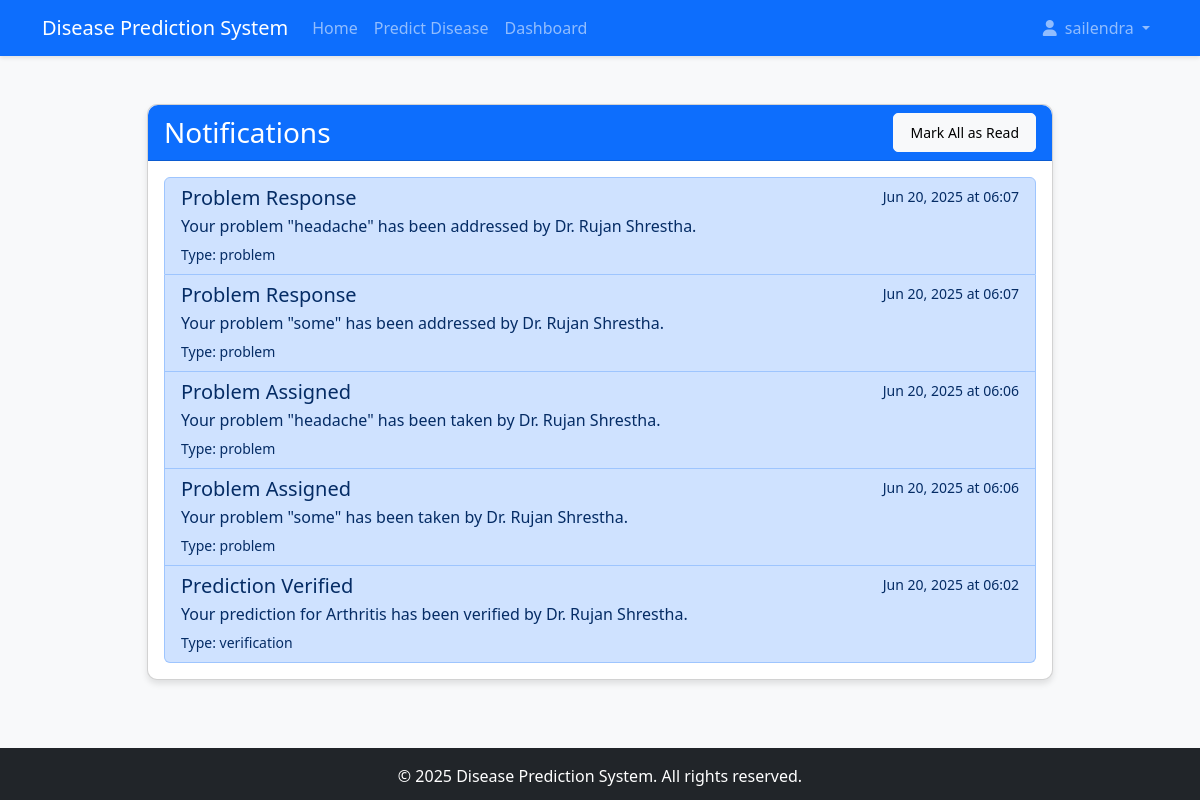
/dashboard/notifications/ (signed in), run on the app's committed database.
### accounts/models.py (models this page shows, shortened)
class UserProfile(models.Model):
    USER_TYPES = (
        ('patient', 'Patient'),
        ('doctor', 'Doctor'),
        ('admin', 'Admin'),
    )
    user = models.OneToOneField(User, on_delete=models.CASCADE, related_name='profile')
    user_type = models.CharField(max_length=10, choices=USER_TYPES, default='patient')
    profile_picture = models.ImageField(upload_to='profile_pics', blank=True, null=True)
    phone_number = models.CharField(max_length=15, blank=True, null=True)
    address = models.TextField(blank=True, null=True)
    date_of_birth = models.DateField(blank=True, null=True)
    created_at = models.DateTimeField(auto_now_add=True)
    updated_at = models.DateTimeField(auto_now=True)

### dashboard/models.py (models this page shows, shortened)
class Notification(models.Model):
    NOTIFICATION_TYPES = (
        ('prediction', 'Prediction Result'),
        ('verification', 'Doctor Verification'),
        ('problem', 'Problem Response'),
        ('system', 'System Notification'),
    )
    user_profile = models.ForeignKey('accounts.UserProfile', on_delete=models.CASCADE, related_name='notifications')
    title = models.CharField(max_length=100)
    message = models.TextField()
    notification_type = models.CharField(max_length=20, choices=NOTIFICATION_TYPES)
    is_read = models.BooleanField(default=False)
    created_at = models.DateTimeField(auto_now_add=True)

### dashboard/views.py (the view)
# urls.py: path('notifications/', views.notifications, name='notifications'),
@login_required
def notifications(request):
    user_profile = UserProfile.objects.get(user=request.user)
    notifications = Notification.objects.filter(user_profile=user_profile).order_by('-created_at')
    if request.method == 'POST' and 'mark_all_read' in request.POST:
        notifications.update(is_read=True)
        messages.success(request, 'All notifications marked as read')
        return redirect('notifications')
    return render(request, 'dashboard/notifications.html', {'notifications': notifications})

### templates/dashboard/notifications.html (shortened to what this page needs)
{% extends 'base/base.html' %}
{% block content %}
<div class="container mt-5">
    <div class="row justify-content-center">
        <div class="col-md-10">
            <div class="card">
                <div class="card-header bg-primary text-white d-flex justify-content-between align-items-center">
                    <h3 class="mb-0">Notifications</h3>
                    {% if notifications %}
                    <form method="post">
                        <button type="submit" name="mark_all_read" class="btn btn-sm btn-light">Mark All as Read</button>
                    </form>
                    {% endif %}
                </div>
                <div class="card-body">
                    {% if notifications %}
                        <div class="list-group">
                            {% for notification in notifications %}
                                <div class="list-group-item {% if not notification.is_read %}list-group-item-primary{% endif %}">
                                    <div class="d-flex w-100 justify-content-between">
                                        <h5 class="mb-1">{{ notification.title }}</h5>
                                        <small>{{ notification.created_at|date:"M d, Y" }} at {{ notification.created_at|time:"H:i" }}</small>
                                    </div>
                                    <p class="mb-1">{{ notification.message }}</p>
                                    <small>Type: {{ notification.notification_type }}</small>
                                </div>
                            {% endfor %}
                        </div>
                    {% else %}
                        <div class="alert alert-info">You have no notifications.</div>
                    {% endif %}
                </div>
            </div>
        </div>
    </div>
</div>
{% endblock %}

### templates/base/base.html (shortened to what this page needs)
<!DOCTYPE html>
<html lang="en">
<head>
    <link href="https://cdn.jsdelivr.net/npm/bootstrap@5.3.0/dist/css/bootstrap.min.css" rel="stylesheet">
    <link rel="stylesheet" href="/static/css/style.css">
    <link rel="stylesheet" href="https://cdnjs.cloudflare.com/ajax/libs/font-awesome/6.0.0/css/all.min.css">
</head>
<body>
    <nav class="navbar navbar-expand-lg navbar-dark bg-primary">
        <div class="container">
            <a class="navbar-brand" href="{% url 'home' %}">Disease Prediction System</a>
            <div class="collapse navbar-collapse" id="navbarNav">
                <ul class="navbar-nav me-auto">
                    <li class="nav-item">
                        <a class="nav-link" href="{% url 'home' %}">Home</a>
                    </li>
                    <li class="nav-item">
                        <a class="nav-link" href="{% url 'prediction_home' %}">Predict Disease</a>
                    </li>
                    {% if user.is_authenticated %}
                        <li class="nav-item">
                            <a class="nav-link" href="{% url 'dashboard_home' %}">Dashboard</a>
                        </li>
                    {% endif %}
                </ul>
                <ul class="navbar-nav">
                    {% if user.is_authenticated %}
                        <li class="nav-item dropdown">
                            <a class="nav-link dropdown-toggle" href="#" id="navbarDropdown" role="button" data-bs-toggle="dropdown">
                                <i class="fas {% if user.profile.user_type == 'patient' %}fa-user{% elif user.profile.user_type == 'doctor' %}fa-user-md{% elif user.profile.user_type == 'admin' %}fa-user-shield{% endif %} me-1"></i>
                                {{ user.username }}
                            </a>
                        </li>
                    {% endif %}
                </ul>
            </div>
        </div>
    </nav>
    <div class="container mt-4">
        {% block content %}{% endblock %}
    </div>
    <footer class="bg-dark text-white text-center py-3 mt-5">
        <div class="container">
            <p class="mb-0">&copy; {% now "Y" %} Disease Prediction System. All rights reserved.</p>
        </div>
    </footer>
</body>
</html>

### static/css/style.css (style rules this page uses)
body { font-family: 'Segoe UI', Tahoma, Geneva, Verdana, sans-serif; background-color: #f8f9fa; color: #333; }
.navbar { box-shadow: 0 2px 4px rgba(0, 0, 0, 0.1); }
.card { border-radius: 10px; box-shadow: 0 4px 6px rgba(0, 0, 0, 0.1); margin-bottom: 20px; transition: transform 0.3s ease; }
.card-header { border-radius: 10px 10px 0 0 !important; font-weight: bold; }
.btn { border-radius: 5px; padding: 8px 16px; font-weight: 500; }

### data on the page
Notification: title "Problem Response", created_at "Jun 20, 2025", created_at "06:07", message "Your problem \"headache\" has been addressed by Dr. Rujan Shrestha.", notification_type "problem"
Notification: title "Problem Response", created_at "Jun 20, 2025", created_at "06:07", message "Your problem \"some\" has been addressed by Dr. Rujan Shrestha.", notification_type "problem"
Notification: title "Problem Assigned", created_at "Jun 20, 2025", created_at "06:06", message "Your problem \"headache\" has been taken by Dr. Rujan Shrestha.", notification_type "problem"
Notification: title "Problem Assigned", created_at "Jun 20, 2025", created_at "06:06", message "Your problem \"some\" has been taken by Dr. Rujan Shrestha.", notification_type "problem"
Notification: title "Prediction Verified", created_at "Jun 20, 2025", created_at "06:02", message "Your prediction for Arthritis has been verified by Dr. Rujan Shrestha.", notification_type "verification"

### other printed values
{{ user.username }} "sailendra"
